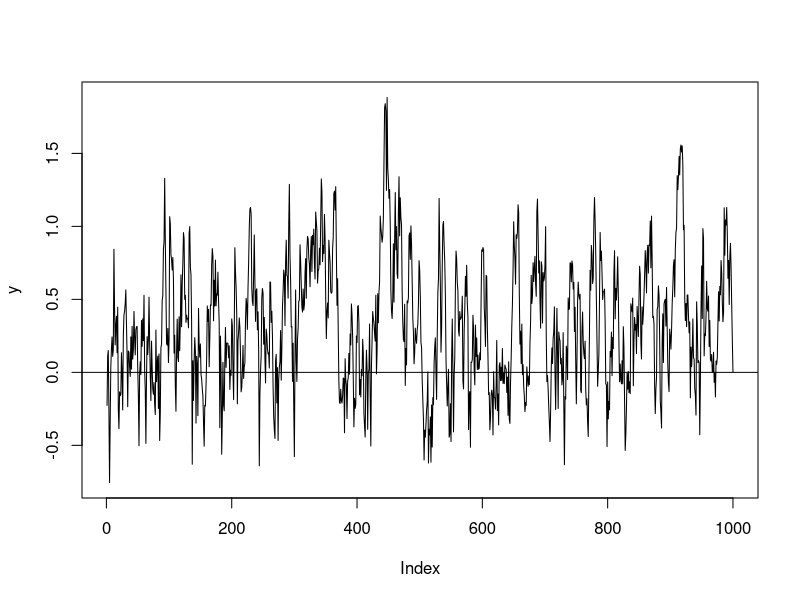
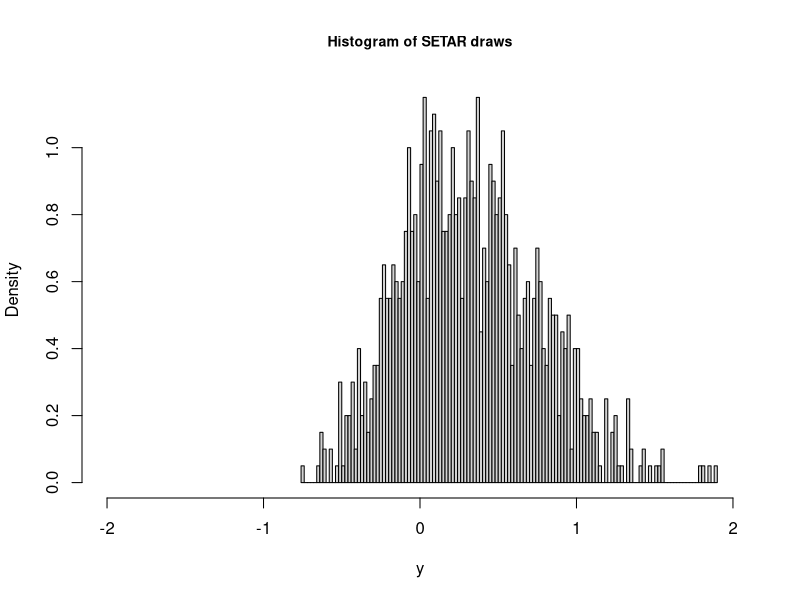
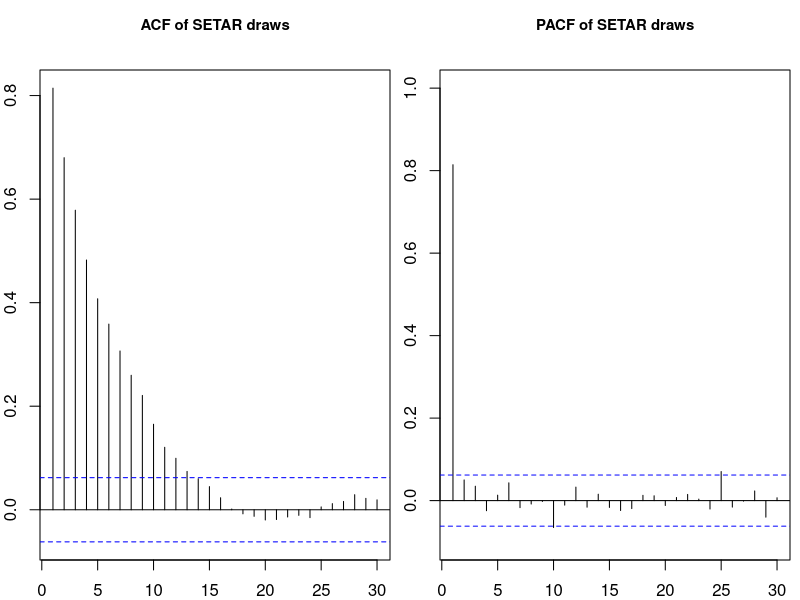

These figures' R source, in order:
## ---- chunk 1
if (!require("knitr")) install.packages("knitr")
library(knitr)
opts_knit$set(root.dir = "C:/Teaching/Undergrad/data ECO374")
## ---- chunk 2
library(xts)
## ---- chunk 3
phi1 <- 0.9
phi2 <- 0.3
n <- 1000
eps <- rnorm(n, mean=0, sd=0.25)
y <- seq(0,0,length.out=n)
y[1] <- eps[1]

for (t in 2:n) {

   if (y[t-1]>0)  {
      y[t] <- phi1*y[t-1] + eps[t]
   } 
   else {
      y[t] <- phi2*y[t-1] + eps[t]
   }

}

plot(y, type="l")
abline(h=0)

## ---- chunk 4
hist(y, prob = TRUE, breaks=100, xlim=c(-2,2), col="lightgrey", main="Histogram of SETAR draws", cex.main=0.85)
## ---- chunk 5
maxlag <- 30
ACF <- acf(y, lag.max=maxlag, plot=FALSE)
PACF <- pacf(y, lag.max=maxlag, plot=FALSE)
par(mfcol=c(1,2), mai=c(0.4, 0.4, 0.7, 0.1), cex.main=0.9)
plot(ACF[1:maxlag], main="ACF of SETAR draws")
plot(PACF[1:maxlag], ylim=c(-0.1,1), main="PACF of SETAR draws")
